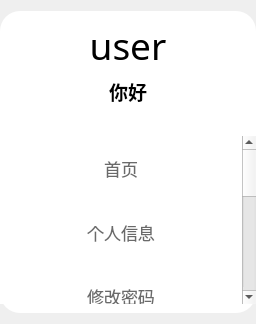
       <widget class="QWidget" name="widget_3" native="true">
        <layout class="QVBoxLayout" name="verticalLayout_6">
         <property name="leftMargin">
          <number>0</number>
         </property>
         <property name="topMargin">
          <number>11</number>
         </property>
         <property name="rightMargin">
          <number>0</number>
         </property>
         <property name="bottomMargin">
          <number>11</number>
         </property>
         <item>
          <widget class="QWidget" name="widget" native="true">
           <property name="styleSheet">
            <string notr="true">QWidget#widget
{
	background-color: rgba(255, 255, 255,255);
	border-radius:20px;
}</string>
           </property>
           <layout class="QVBoxLayout" name="verticalLayout_2" stretch="0,1,10">
            <property name="leftMargin">
             <number>0</number>
            </property>
            <property name="rightMargin">
             <number>0</number>
            </property>
            <property name="bottomMargin">
             <number>9</number>
            </property>
            <item>
             <widget class="QLabel" name="label_Now_username">
              <property name="font">
               <font>
                <family>微软雅黑</family>
                <pointsize>28</pointsize>
                <weight>50</weight>
                <bold>false</bold>
               </font>
              </property>
              <property name="text">
               <string>user</string>
              </property>
              <property name="alignment">
               <set>Qt::AlignCenter</set>
              </property>
             </widget>
            </item>
            <item>
             <widget class="QLabel" name="label">
              <property name="sizePolicy">
               <sizepolicy hsizetype="Expanding" vsizetype="Preferred">
                <horstretch>0</horstretch>
                <verstretch>0</verstretch>
               </sizepolicy>
              </property>
              <property name="font">
               <font>
                <family>微软雅黑</family>
                <pointsize>14</pointsize>
                <weight>75</weight>
                <bold>true</bold>
               </font>
              </property>
              <property name="text">
               <string>你好</string>
              </property>
              <property name="alignment">
               <set>Qt::AlignCenter</set>
              </property>
             </widget>
            </item>
            <item>
             <widget class="QListWidget" name="listWidget">
              <property name="styleSheet">
               <string notr="true">QListView {
	padding-top:24px;
	border-radius: 20px;
	color: rgb(106, 106, 106);
outline:none;
}
QListView::item{
background-color: transparent;
height:40px;
padding-left:12px;
padding:12px;
}
QListView::item:hover {
	background-color: rgba(216, 216, 216, 50);

}
QListView::item:selected {
	/*background-color: transparent;*/
	background-color: rgba(90, 216, 212,50);
	color: rgb(40, 92, 90);
border-left: 2px solid rgb(90, 216, 212)


}
</string>
              </property>
              <property name="iconSize">
               <size>
                <width>30</width>
                <height>30</height>
               </size>
              </property>
              <item>
               <property name="text">
                <string>首页</string>
               </property>
               <property name="font">
                <font>
                 <family>微软雅黑</family>
                 <pointsize>13</pointsize>
                </font>
               </property>
               <property name="textAlignment">
                <set>AlignCenter</set>
               </property>
               <property name="icon">
                <iconset resource="res.qrc">
                 <normaloff>:/icon/3.png</normaloff>:/icon/3.png</iconset>
               </property>
              </item>
              <item>
               <property name="text">
                <string>个人信息</string>
               </property>
               <property name="font">
                <font>
                 <family>微软雅黑</family>
                 <pointsize>13</pointsize>
                </font>
               </property>
               <property name="textAlignment">
                <set>AlignCenter</set>
               </property>
               <property name="icon">
                <iconset resource="res.qrc">
                 <normaloff>:/icon/1.png</normaloff>:/icon/1.png</iconset>
               </property>
              </item>
              <item>
               <property name="text">
                <string>修改密码</string>
               </property>
               <property name="font">
                <font>
                 <family>微软雅黑</family>
                 <pointsize>13</pointsize>
                </font>
               </property>
               <property name="textAlignment">
                <set>AlignCenter</set>
               </property>
               <property name="icon">
                <iconset resource="res.qrc">
                 <normaloff>:/icon/2.png</normaloff>:/icon/2.png</iconset>
               </property>
              </item>
              <item>
               <property name="text">
                <string>自定义运动</string>
               </property>
               <property name="font">
                <font>
                 <family>微软雅黑</family>
                 <pointsize>13</pointsize>
                </font>
               </property>
               <property name="textAlignment">
                <set>AlignCenter</set>
               </property>
               <property name="icon">
                <iconset resource="res.qrc">
                 <normaloff>:/icon/1.png</normaloff>:/icon/1.png</iconset>
               </property>
              </item>
              <item>
               <property name="text">
                <string>运动检测</string>
               </property>
               <property name="font">
                <font>
                 <family>微软雅黑</family>
                 <pointsize>13</pointsize>
                </font>
               </property>
               <property name="textAlignment">
                <set>AlignCenter</set>
               </property>
               <property name="icon">
                <iconset resource="res.qrc">
                 <normaloff>:/icon/1.png</normaloff>:/icon/1.png</iconset>
               </property>
              </item>
              <item>
               <property name="text">
                <string>动态自带检测</string>
               </property>
               <property name="font">
                <font>
                 <family>微软雅黑</family>
                 <pointsize>13</pointsize>
                </font>
               </property>
               <property name="textAlignment">
                <set>AlignCenter</set>
               </property>
               <property name="icon">
                <iconset resource="res.qrc">
                 <normaloff>:/icon/1.png</normaloff>:/icon/1.png</iconset>
               </property>
              </item>
             </widget>
            </item>
           </layout>
          </widget>
         </item>
        </layout>
       </widget>
